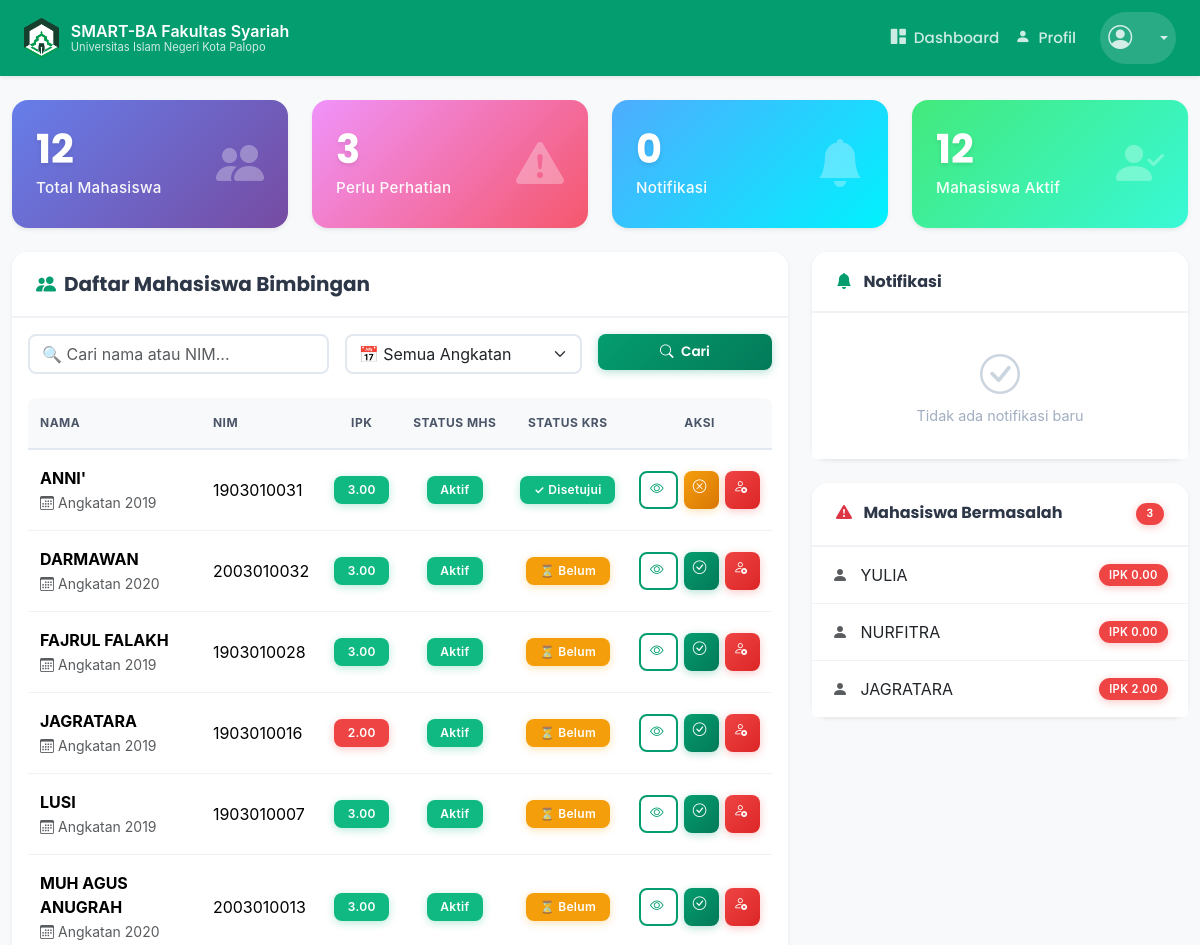
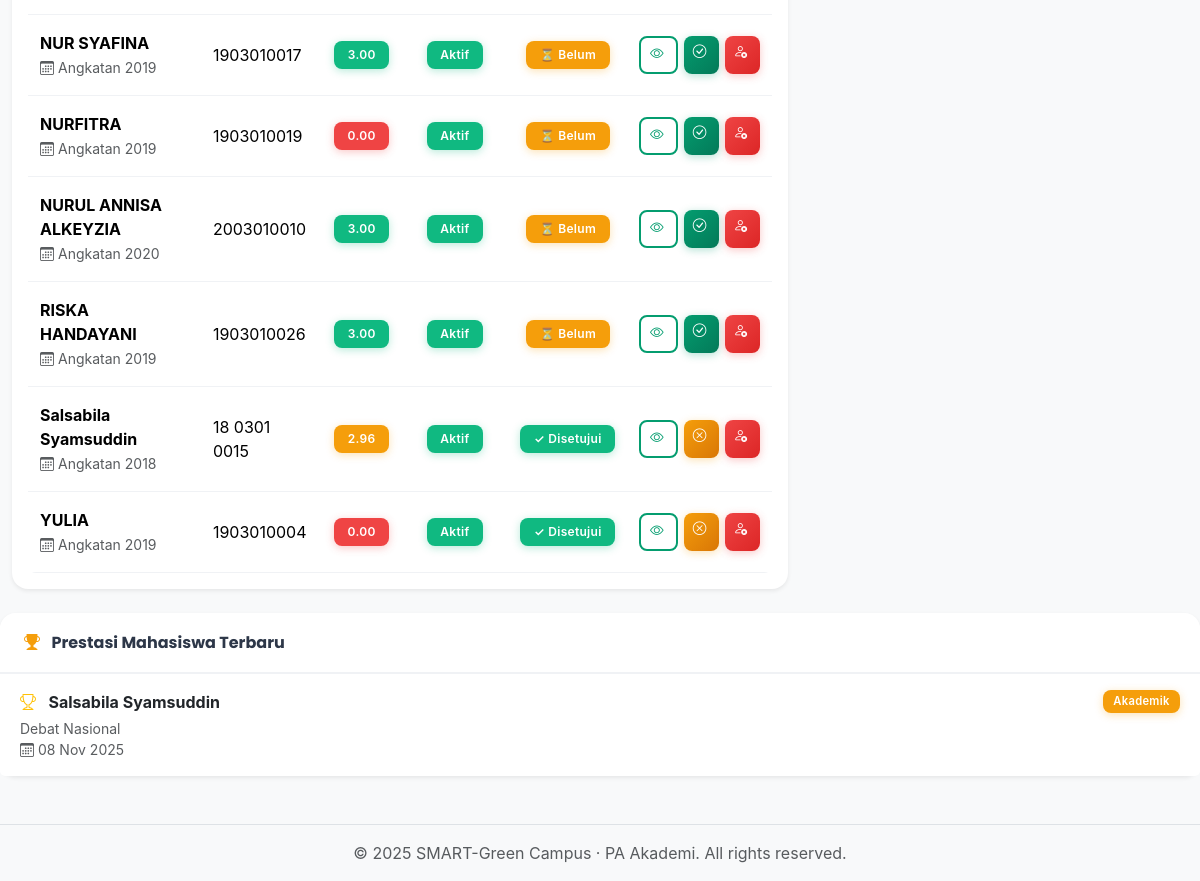
The app's page /dashboard_dosen.php (signed in) with its own data (2 pictures, top to bottom).
### tables this page shows
CREATE TABLE `mahasiswa` (
  `nim` varchar(20) NOT NULL,
  `nama_mahasiswa` varchar(255) NOT NULL,
  `email` varchar(100) DEFAULT NULL,
  `telp` varchar(20) DEFAULT NULL,
  `alamat` text DEFAULT NULL,
  `tempat_lahir` varchar(100) DEFAULT NULL,
  `tgl_lahir` date DEFAULT NULL,
  `jenis_kelamin` enum('Laki-laki','Perempuan') DEFAULT NULL,
  `jenjang` varchar(10) DEFAULT 'S1',
  `hobi` text DEFAULT NULL,
  `angkatan` int(11) NOT NULL,
  `status_semester` char(1) DEFAULT NULL COMMENT 'Contoh: A (Aktif), N (Non-Aktif)',
  `semester_berjalan` int(11) DEFAULT NULL,
  `sks_semester` int(11) DEFAULT NULL,
  `batas_sks` int(11) DEFAULT NULL,
  `total_sks` int(11) DEFAULT NULL,
  `ips` decimal(3,2) DEFAULT NULL,
  `ipk` decimal(3,2) DEFAULT NULL,
  `krs_disetujui` tinyint(1) DEFAULT 0,
  `krs_notif_dilihat` tinyint(1) NOT NULL DEFAULT 0,
  `id_prodi` int(11) DEFAULT NULL,
  `id_dosen_pa` int(11) DEFAULT NULL,
  `password` varchar(255) NOT NULL,
  `foto_mahasiswa` varchar(255) DEFAULT NULL,
  `status` enum('Aktif','Non-Aktif') NOT NULL DEFAULT 'Aktif'
);

CREATE TABLE `dokumen_prestasi` (
  `id_prestasi` int(11) NOT NULL,
  `nim` varchar(20) NOT NULL,
  `nama_prestasi` varchar(255) NOT NULL,
  `jenis_prestasi` varchar(50) NOT NULL,
  `file_dokumen` varchar(255) NOT NULL,
  `tanggal_upload` datetime DEFAULT current_timestamp()
);

### dashboard_dosen.php (the view, shortened to what this page needs)
<?php
require 'templates/header.php';
$id_dosen_login = $_SESSION['user_id'];
$total_mahasiswa_result = $conn->query("SELECT COUNT(nim) as total FROM mahasiswa WHERE id_dosen_pa = {$id_dosen_login}");
$total_mahasiswa = $total_mahasiswa_result->fetch_assoc()['total'];
$perlu_perhatian_result = $conn->query("SELECT COUNT(nim) as total FROM mahasiswa WHERE id_dosen_pa = {$id_dosen_login} AND (ipk < 2.75 OR status = 'Non-Aktif')");
$perlu_perhatian = $perlu_perhatian_result->fetch_assoc()['total'];
$notif_logbook_result = $conn->query("SELECT COUNT(DISTINCT nim_mahasiswa) as total FROM logbook WHERE id_dosen = {$id_dosen_login} AND pengisi = 'Mahasiswa' AND status_baca = 'Belum Dibaca'");
$notif_logbook = $notif_logbook_result->fetch_assoc()['total'];
$notif_konsultasi_judul = 0;
if($conn->query("SHOW TABLES LIKE 'konsultasi_judul'")->num_rows > 0) {
    $notif_konsultasi_result = $conn->query("SELECT COUNT(*) as total FROM konsultasi_judul kj JOIN mahasiswa m ON kj.nim = m.nim WHERE m.id_dosen_pa = {$id_dosen_login} AND kj.status = 'Menunggu'");
    $notif_konsultasi_judul = $notif_konsultasi_result->fetch_assoc()['total'];
}
$total_notifikasi = $notif_logbook + $notif_konsultasi_judul;
$mahasiswa_aktif_result = $conn->query("SELECT COUNT(nim) as total FROM mahasiswa WHERE id_dosen_pa = {$id_dosen_login} AND status = 'Aktif'");
$mahasiswa_aktif = $mahasiswa_aktif_result->fetch_assoc()['total'];
$params = [];
$types = "";
$sql_main = "SELECT nim, nama_mahasiswa, ipk, status, angkatan, krs_disetujui FROM mahasiswa WHERE id_dosen_pa = ?";
$params[] = $id_dosen_login;
$types .= "i";
$sql_main .= " ORDER BY nama_mahasiswa ASC";
$stmt_main = $conn->prepare($sql_main);
if ($stmt_main) {
    if (count($params) > 1) {
        $stmt_main->bind_param($types, ...$params);
    } else {
        $stmt_main->bind_param($types, $id_dosen_login);
    }
    $stmt_main->execute();
    $result_mahasiswa = $stmt_main->get_result();
}
$result_sidebar_bermasalah = $conn->query("SELECT nim, nama_mahasiswa, ipk FROM mahasiswa WHERE id_dosen_pa = {$id_dosen_login} AND (ipk < 2.75 OR status = 'Non-Aktif') ORDER BY ipk ASC LIMIT 5");
?>
<div class="container-fluid my-4">
    <div class="row g-4 mb-4">
        <div class="col-md-6 col-xl-3">
            <div class="summary-card bg-gradient-blue shadow-sm">
                <div class="data">
                    <h3><?= $total_mahasiswa; ?></h3>
                    <p>Total Mahasiswa</p>
                </div>
                <div class="icon">
                    <i class="bi bi-people-fill"></i>
                </div>
            </div>
        </div>
        <div class="col-md-6 col-xl-3">
            <div class="summary-card bg-gradient-red shadow-sm">
                <div class="data">
                    <h3><?= $perlu_perhatian; ?></h3>
                    <p>Perlu Perhatian</p>
                </div>
                <div class="icon">
                    <i class="bi bi-exclamation-triangle-fill"></i>
                </div>
            </div>
        </div>
        <div class="col-md-6 col-xl-3">
            <div class="summary-card bg-gradient-purple shadow-sm">
                <div class="data">
                    <h3><?= $total_notifikasi; ?></h3>
                    <p>Notifikasi</p>
                </div>
                <div class="icon">
                    <i class="bi bi-bell-fill"></i>
                </div>
            </div>
        </div>
        <div class="col-md-6 col-xl-3">
            <div class="summary-card bg-gradient-green shadow-sm">
                <div class="data">
                    <h3><?= $mahasiswa_aktif; ?></h3>
                    <p>Mahasiswa Aktif</p>
                </div>
                <div class="icon">
                    <i class="bi bi-person-check-fill"></i>
                </div>
            </div>
        </div>
    </div>
    <div class="row g-4">
        <div class="col-lg-8">
            <div class="card shadow-sm">
                <div class="card-header bg-white">
                    <h5 class="mb-0"><i class="bi bi-people-fill me-2" style="color: var(--campus-green);"></i>Daftar Mahasiswa Bimbingan</h5>
                </div>
                <div class="card-body">
                    <form action="dashboard_dosen.php" method="GET" class="row g-3 mb-4" id="searchForm">
                        <div class="col-md-5">
                            <div class="search-container">
                                <input type="text"
                                       name="search"
                                       id="searchInput"
                                       class="form-control"
                                       placeholder="🔍 Cari nama atau NIM..."
                                       value="<?= htmlspecialchars($_GET['search'] ?? '') ?>">
                            </div>
                        </div>
                        <div class="col-md-4">
                            <select name="angkatan" class="form-select">
                                <option value="">📅 Semua Angkatan</option>
                            </select>
                        </div>
                        <div class="col-md-3">
                            <button type="submit" class="btn btn-primary w-100" id="searchBtn">
                                <i class="bi bi-search me-1"></i> Cari
                            </button>
                        </div>
                    </form>
                    <div class="table-responsive">
                        <table class="table table-hover align-middle">
                            <thead class="table-light">
                                <tr>
                                    <th>Nama</th>
                                    <th>NIM</th>
                                    <th class="text-center">IPK</th>
                                    <th class="text-center">Status Mhs</th>
                                    <th class="text-center">Status KRS</th>
                                    <th class="text-center">Aksi</th>
                                </tr>
                            </thead>
                            <tbody>
                                <?php if (isset($result_mahasiswa) && $result_mahasiswa->num_rows > 0):
                                    while($mhs = $result_mahasiswa->fetch_assoc()):
                                ?>
                                <tr>
                                    <td>
                                        <div>
                                            <strong class="d-block"><?= htmlspecialchars($mhs['nama_mahasiswa']); ?></strong>
                                            <small class="text-muted">
                                                <i class="bi bi-calendar3 me-1"></i>Angkatan <?= $mhs['angkatan']; ?>
                                            </small>
                                        </div>
                                    </td>
                                    <td><span class="text-monospace"><?= htmlspecialchars($mhs['nim']); ?></span></td>
                                    <td class="text-center">
                                        <span class="badge <?= ($mhs['ipk'] >= 3.0) ? 'bg-success' : (($mhs['ipk'] >= 2.75) ? 'bg-warning' : 'bg-danger'); ?>">
                                            <?= number_format($mhs['ipk'], 2); ?>
                                        </span>
                                    </td>
                                    <td class="text-center">
                                        <span class="badge <?= ($mhs['status'] == 'Aktif') ? 'bg-success' : 'bg-danger'; ?>">
                                            <?= htmlspecialchars($mhs['status']); ?>
                                        </span>
                                    </td>
                                    <td class="text-center">
                                        <span class="badge <?= ($mhs['krs_disetujui'] == 1) ? 'bg-success' : 'bg-warning'; ?>">
                                            <?= ($mhs['krs_disetujui'] == 1) ? '✓ Disetujui' : '⏳ Belum'; ?>
                                        </span>
                                    </td>
                                    <td class="text-center">
                                        <div class="action-buttons">
                                            <a href="detail_mahasiswa.php?nim=<?= $mhs['nim']; ?>"
                                               class="btn btn-sm btn-outline-primary"
                                               title="Lihat Detail Mahasiswa">
                                                <i class="bi bi-eye"></i>
                                            </a>
                                            <?php if ($mhs['krs_disetujui'] == 0): ?>
                                            <a href="update_status.php?nim=<?= $mhs['nim']; ?>&action=setujui_krs"
                                               class="btn btn-sm btn-primary"
                                               onclick="return confirm('Setujui KRS untuk <?= htmlspecialchars($mhs['nama_mahasiswa']); ?>?')"
                                               title="Setujui KRS">
                                                <i class="bi bi-check-circle"></i>
                                            </a>
                                            <?php else: ?>
                                            <a href="update_status.php?nim=<?= $mhs['nim']; ?>&action=tolak_krs"
                                               class="btn btn-sm btn-warning"
                                               onclick="return confirm('Batalkan persetujuan KRS untuk <?= htmlspecialchars($mhs['nama_mahasiswa']); ?>?')"
                                               title="Batalkan Persetujuan KRS">
                                                <i class="bi bi-x-circle"></i>
                                            </a>
                                            <?php endif; ?>
                                            <?php if ($mhs['status'] == 'Aktif'): ?>
                                            <a href="update_status.php?nim=<?= $mhs['nim']; ?>&action=set_status_nonaktif"
                                               class="btn btn-sm btn-danger"
                                               onclick="return confirm('Non-aktifkan mahasiswa <?= htmlspecialchars($mhs['nama_mahasiswa']); ?>?')"
                                               title="Non-Aktifkan Mahasiswa">
                                                <i class="bi bi-person-x"></i>
                                            </a>
                                            <?php endif; ?>
                                        </div>
                                    </td>
                                </tr>
                                <?php endwhile; endif; ?>
                            </tbody>
                        </table>
                    </div>
                </div>
            </div>
        </div>
        <div class="col-lg-4">
            <div class="card shadow-sm mb-4 sidebar-widget">
                <div class="card-header">
                    <h6 class="mb-0">
                        <i class="bi bi-bell-fill me-2" style="color: var(--campus-green);"></i>
                        Notifikasi
                    </h6>
                </div>
                <ul class="list-group list-group-flush">
                    <?php
                    $has_notification = false;
                    ?>
                    <?php
                    if (!$has_notification):
                    ?>
                    <li class="list-group-item text-center">
                        <div class="empty-state py-3">
                            <i class="bi bi-check-circle" style="font-size: 2.5rem;"></i>
                            <p class="mb-0 small">Tidak ada notifikasi baru</p>
                        </div>
                    </li>
                    <?php endif; ?>
                </ul>
            </div>
            <div class="card shadow-sm sidebar-widget">
                <div class="card-header">
                    <h6 class="mb-0">
                        <i class="bi bi-exclamation-triangle-fill me-2" style="color: var(--danger-red);"></i>
                        Mahasiswa Bermasalah
                        <?php if ($perlu_perhatian > 0): ?>
                        <span class="badge bg-danger rounded-pill float-end"><?= $perlu_perhatian ?></span>
                        <?php endif; ?>
                    </h6>
                </div>
                <ul class="list-group list-group-flush">
                    <?php if ($result_sidebar_bermasalah->num_rows > 0):
                        while($prob = $result_sidebar_bermasalah->fetch_assoc()):
                    ?>
                    <a href="detail_mahasiswa.php?nim=<?= $prob['nim'] ?>"
                       class="list-group-item list-group-item-action d-flex justify-content-between align-items-center">
                        <span>
                            <i class="bi bi-person-fill me-2 text-muted"></i>
                            <?= htmlspecialchars($prob['nama_mahasiswa']); ?>
                        </span>
                        <span class="badge bg-danger rounded-pill">IPK <?= number_format($prob['ipk'], 2) ?></span>
                    </a>
                    <?php endwhile; endif; ?>
                </ul>
            </div>
        </div>
    </div>
</div>
<div class="card shadow-sm sidebar-widget mt-4">
    <div class="card-header">
        <h6 class="mb-0">
            <i class="bi bi-trophy-fill me-2" style="color: #f59e0b;"></i>
            Prestasi Mahasiswa Terbaru
        </h6>
    </div>
    <ul class="list-group list-group-flush">
        <?php
        $result_prestasi = $conn->query("
            SELECT dp.*, m.nama_mahasiswa
            FROM dokumen_prestasi dp
            JOIN mahasiswa m ON dp.nim = m.nim
            WHERE m.id_dosen_pa = {$id_dosen_login}
            ORDER BY dp.tanggal_upload DESC
            LIMIT 5
        ");
        if ($result_prestasi->num_rows > 0):
            while($prestasi = $result_prestasi->fetch_assoc()):
        ?>
        <a href="assets/uploads/prestasi/<?= htmlspecialchars($prestasi['file_dokumen']); ?>"
           target="_blank"
           class="list-group-item list-group-item-action">
            <div class="d-flex justify-content-between align-items-start">
                <div>
                    <i class="bi bi-trophy me-2 text-warning"></i>
                    <strong><?= htmlspecialchars($prestasi['nama_mahasiswa']); ?></strong>
                    <div class="small text-muted mt-1">
                        <?= htmlspecialchars($prestasi['nama_prestasi']); ?>
                    </div>
                    <div class="small text-muted">
                        <i class="bi bi-calendar3"></i> <?= date('d M Y', strtotime($prestasi['tanggal_upload'])); ?>
                    </div>
                </div>
                <span class="badge bg-warning text-dark"><?= htmlspecialchars($prestasi['jenis_prestasi']); ?></span>
            </div>
        </a>
        <?php endwhile; endif; ?>
    </ul>
</div>
<?php
require 'templates/footer.php';
?>

### records on screen
mahasiswa: nama_mahasiswa "ANNI'", angkatan "2019", nim "1903010031", ipk "3.00", status "Aktif", krs_disetujui "✓ Disetujui"
mahasiswa: nama_mahasiswa "DARMAWAN", angkatan "2020", nim "2003010032", ipk "3.00", status "Aktif", krs_disetujui "⏳ Belum"
mahasiswa: nama_mahasiswa "FAJRUL FALAKH", angkatan "2019", nim "1903010028", ipk "3.00", status "Aktif", krs_disetujui "⏳ Belum"
mahasiswa: nama_mahasiswa "JAGRATARA", angkatan "2019", nim "1903010016", ipk "2.00", status "Aktif", krs_disetujui "⏳ Belum"
mahasiswa: nama_mahasiswa "LUSI", angkatan "2019", nim "1903010007", ipk "3.00", status "Aktif", krs_disetujui "⏳ Belum"
mahasiswa: nama_mahasiswa "MUH AGUS ANUGRAH", angkatan "2020", nim "2003010013", ipk "3.00", status "Aktif", krs_disetujui "⏳ Belum"
mahasiswa: nama_mahasiswa "NUR SYAFINA", angkatan "2019", nim "1903010017", ipk "3.00", status "Aktif", krs_disetujui "⏳ Belum"
mahasiswa: nama_mahasiswa "NURFITRA", angkatan "2019", nim "1903010019", ipk "0.00", status "Aktif", krs_disetujui "⏳ Belum"
mahasiswa: nama_mahasiswa "NURUL ANNISA ALKEYZIA", angkatan "2020", nim "2003010010", ipk "3.00", status "Aktif", krs_disetujui "⏳ Belum"
mahasiswa: nama_mahasiswa "RISKA HANDAYANI", angkatan "2019", nim "1903010026", ipk "3.00", status "Aktif", krs_disetujui "⏳ Belum"
mahasiswa: nama_mahasiswa "Salsabila Syamsuddin", angkatan "2018", nim "18 0301 0015", ipk "2.96", status "Aktif", krs_disetujui "✓ Disetujui"
mahasiswa: nama_mahasiswa "YULIA", angkatan "2019", nim "1903010004", ipk "0.00", status "Aktif", krs_disetujui "✓ Disetujui"
dokumen_prestasi: nim.nama_mahasiswa "Salsabila Syamsuddin", nama_prestasi "Debat Nasional", tanggal_upload "08 Nov 2025", jenis_prestasi "Akademik"

### other values on screen
$total_mahasiswa "12"
$perlu_perhatian "3"
$total_notifikasi "0"
$mahasiswa_aktif "12"
